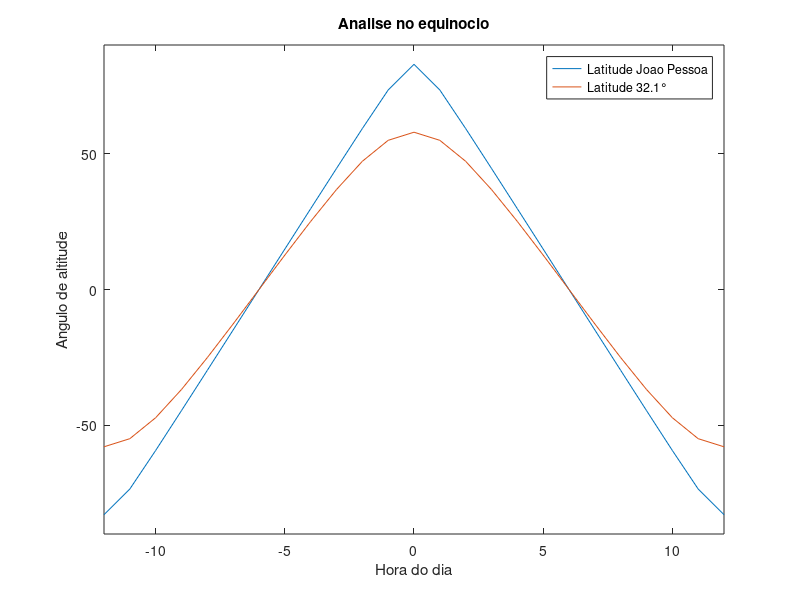

This chart was generated by the following MATLAB code:
clear all
close all
% exec 2 
delta1 = 0; % declinacao solar no equinocio
L1 = -7.11; 
L2 = 32.1; 
H = -12:12;

beta1 = asind(cosd(L1).*cosd(delta1).*cosd(H.*15) + sind(L1).*sind(delta1));
beta2 = asind(cosd(L2).*cosd(delta1).*cosd(H.*15) + sind(L1).*sind(delta1));

figure(1)
plot(H, beta1)
hold on
plot(H, beta2)
legend('Latitude Joao Pessoa', 'Latitude 32.1°')
title('Analise no equinocio')
xlim([-12 12])
ylim([-90 90])
xlabel('Hora do dia');
ylabel('Angulo de altitude');
